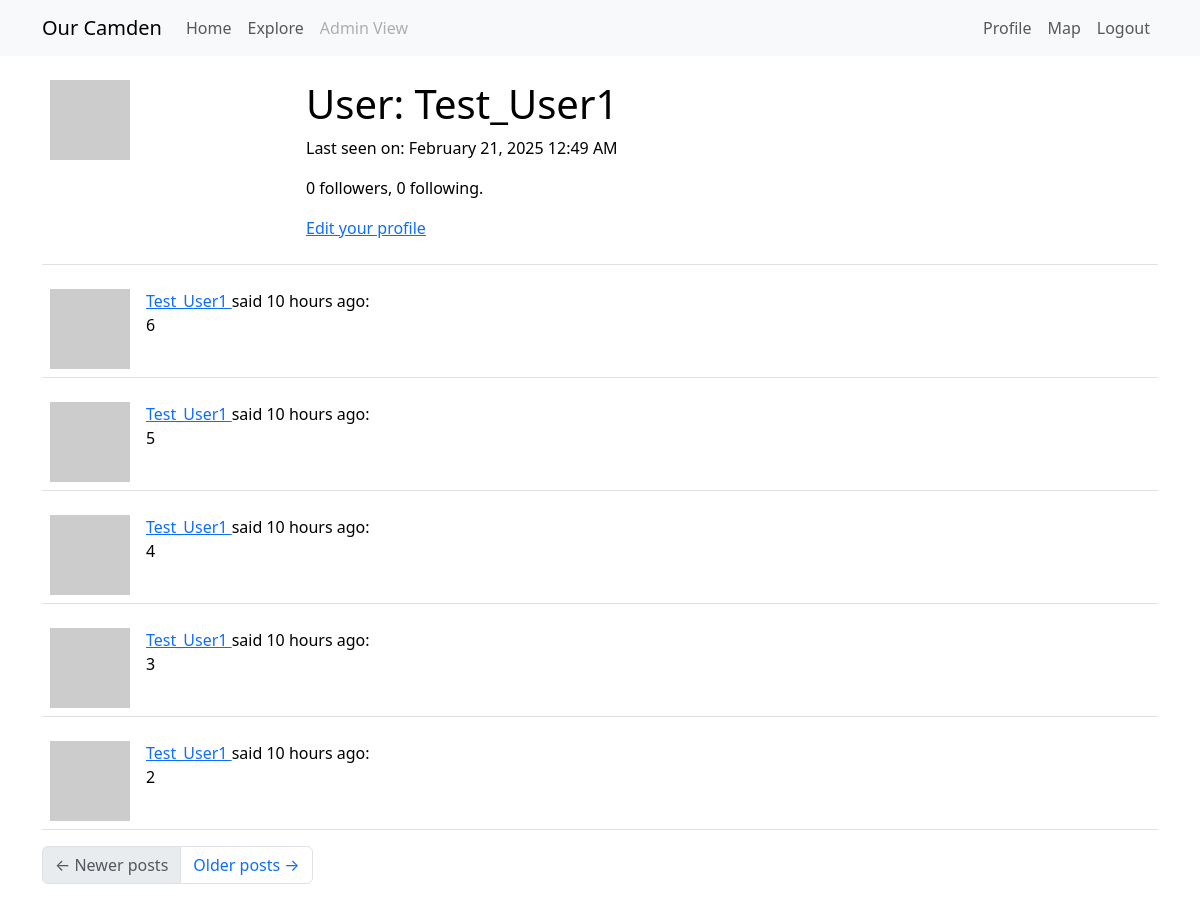
The page /user/Test_User1 (signed in) on the database its author committed.
### app/models.py (models this page shows, shortened)
class User(UserMixin, db.Model):
    __tablename__ = "User"
    __searchable__ = ['username', 'email']
    id: so.Mapped[int] = so.mapped_column(primary_key=True) # so.Mapped gives a python data type to the attr, so.mapped_column creates the actual column
    access_level: so.Mapped[int] = so.mapped_column(
        default=0,  # Default to 0 (logged-in User)
        nullable=False
    )
    username: so.Mapped[str] = so.mapped_column(sa.String(64), index=True,
                                                unique=True)
    email: so.Mapped[str] = so.mapped_column(sa.String(120), index=True,
                                             unique=True)
    password_hash: so.Mapped[Optional[str]] = so.mapped_column(sa.String(256)) #attr can be defined as Optional
    about_me: so.Mapped[Optional[str]] = so.mapped_column(sa.String(140))
    last_seen: so.Mapped[Optional[datetime]] = so.mapped_column(
        default=lambda: datetime.now(timezone.utc))
    posts: so.WriteOnlyMapped['Post'] = so.relationship(
        back_populates='author',
        passive_deletes=True) #back_populates links Posts.author to User.posts
    following: so.WriteOnlyMapped['User'] = so.relationship(
        secondary=followers, primaryjoin=(followers.c.follower_id == id), # establish link between User and Follower tables, where the id matches (all the Users this current User follows)
        secondaryjoin=(followers.c.followed_id == id), #links followers back to Users. identifies all Users who are followed by the current User
        back_populates='followers',
        passive_deletes=True) #links User.following to Follower.followers (who the User is following)
    followers: so.WriteOnlyMapped['User'] = so.relationship(
        secondary=followers, primaryjoin=(followers.c.followed_id == id),
        secondaryjoin=(followers.c.follower_id == id),
        back_populates='following',
        passive_deletes=True) #same but for who the User is being followed by
    Markers: so.Mapped["Marker"] = so.relationship(
        "Marker",
        back_populates="creator",  # Links to the `Marker.creator` relationship
    )
    def avatar(self, size):
        digest = md5(self.email.lower().encode('utf-8')).hexdigest()
        return f'https://www.gravatar.com/avatar/{digest}?d=identicon&s={size}' #provides an automatic avatar
    def followers_count(self):
        query = sa.select(sa.func.count()).select_from(
            self.followers.select().subquery())
        return db.session.scalar(query)
    def following_count(self):
        query = sa.select(sa.func.count()).select_from(
            self.following.select().subquery())
        return db.session.scalar(query)

class Post(db.Model):
    __searchable__ = ['body']  # Fields to index
    id: so.Mapped[int] = so.mapped_column(primary_key=True)
    body: so.Mapped[str] = so.mapped_column(sa.String(140))
    timestamp: so.Mapped[datetime] = so.mapped_column(index=True, default=lambda: datetime.now(timezone.utc))
    user_id: so.Mapped[int] = so.mapped_column(sa.ForeignKey(User.id, ondelete='CASCADE'),index=True)
    author: so.Mapped[User] = so.relationship(back_populates='posts', passive_deletes=True)

### app/routes.py (the view)
@app.route('/user/<username>')
@login_required
def user(username):
    user = db.first_or_404(sa.select(User).where(User.username == username)) #get the matching user otherwise return a 404 invalid page error
    page = request.args.get('page', 1, type=int)
    query = user.posts.select().order_by(Post.timestamp.desc())
    posts = db.paginate(query, page=page,
                        per_page=app.config['POSTS_PER_PAGE'],
                        error_out=False) # collect + paginate all the current user’s posts in descending time order
    next_url = url_for('user', username=user.username, page=posts.next_num) \
        if posts.has_next else None
    prev_url = url_for('user', username=user.username, page=posts.prev_num) \
        if posts.has_prev else None
    form = EmptyForm() # provide a submit button to follow/unfollow users
    return render_template('user.html', user=user, posts=posts.items,
                           next_url=next_url, prev_url=prev_url, form=form)

### app/models.py (called while the page is built)
@login.user_loader
def load_User(id):
    return db.session.get(User, int(id))

### app/routes.py (called while the page is built)
@app.before_request
def before_request(): # if user is logged in, record the time they log in, update database
    if current_user.is_authenticated:
        current_user.last_seen = datetime.now(timezone.utc)
        db.session.commit()

### app/templates/user.html (shortened to what this page needs)
{% extends "base.html" %}
{% block content %}
    <table class="table table-hover">
        <tr>
            <td width="256px"><img src="{{ user.avatar(256) }}"></td>
            <td>
                <h1>User: {{ user.username }}</h1>
                {% if user.last_seen %}
                <p>Last seen on: {{ moment(user.last_seen).format('LLL') }}</p>
                {% endif %}
                <p>{{ user.followers_count() }} followers, {{ user.following_count() }} following.</p>
                {% if user == current_user %}
                <p><a href="{{ url_for('edit_profile') }}">Edit your profile</a></p>
                {% endif %}
            </td>
        </tr>
    </table>
    {% for post in posts %}
        {% include '_post.html' %}
    {% endfor %}
    <nav aria-label="Post navigation">
        <ul class="pagination">
            <li class="page-item{% if not prev_url %} disabled{% endif %}">
                <a class="page-link" href="{{ prev_url }}">
                    <span aria-hidden="true">&larr;</span> Newer posts
                </a>
            </li>
            <li class="page-item{% if not next_url %} disabled{% endif %}">
                <a class="page-link" href="{{ next_url }}">
                    Older posts <span aria-hidden="true">&rarr;</span>
                </a>
            </li>
        </ul>
    </nav>
{% endblock %}

### app/templates/_post.html
<table class="table table-hover">
    <tr>
        <td width="70px">
            <a href="{{ url_for('user', username=post.author.username) }}">
                <img src="{{ post.author.avatar(70) }}" />
            </a>
        </td>
        <td>
            <a href="{{ url_for('user', username=post.author.username) }}">
                {{ post.author.username }}
            </a>
            said {{ moment(post.timestamp).fromNow() }}:
            <br>
            {{ post.body }}
        </td>
    </tr>
</table>

### rows shown on the page
User: username "Test_User1", last_seen "February 21, 2025 12:49 AM"
Post: author.username "Test_User1", timestamp "10 hours ago", body "6"
Post: author.username "Test_User1", timestamp "10 hours ago", body "5"
Post: author.username "Test_User1", timestamp "10 hours ago", body "4"
Post: author.username "Test_User1", timestamp "10 hours ago", body "3"
Post: author.username "Test_User1", timestamp "10 hours ago", body "2"

### other values the page prints
{{ user.followers_count() }} "0"
{{ user.following_count() }} "0"
